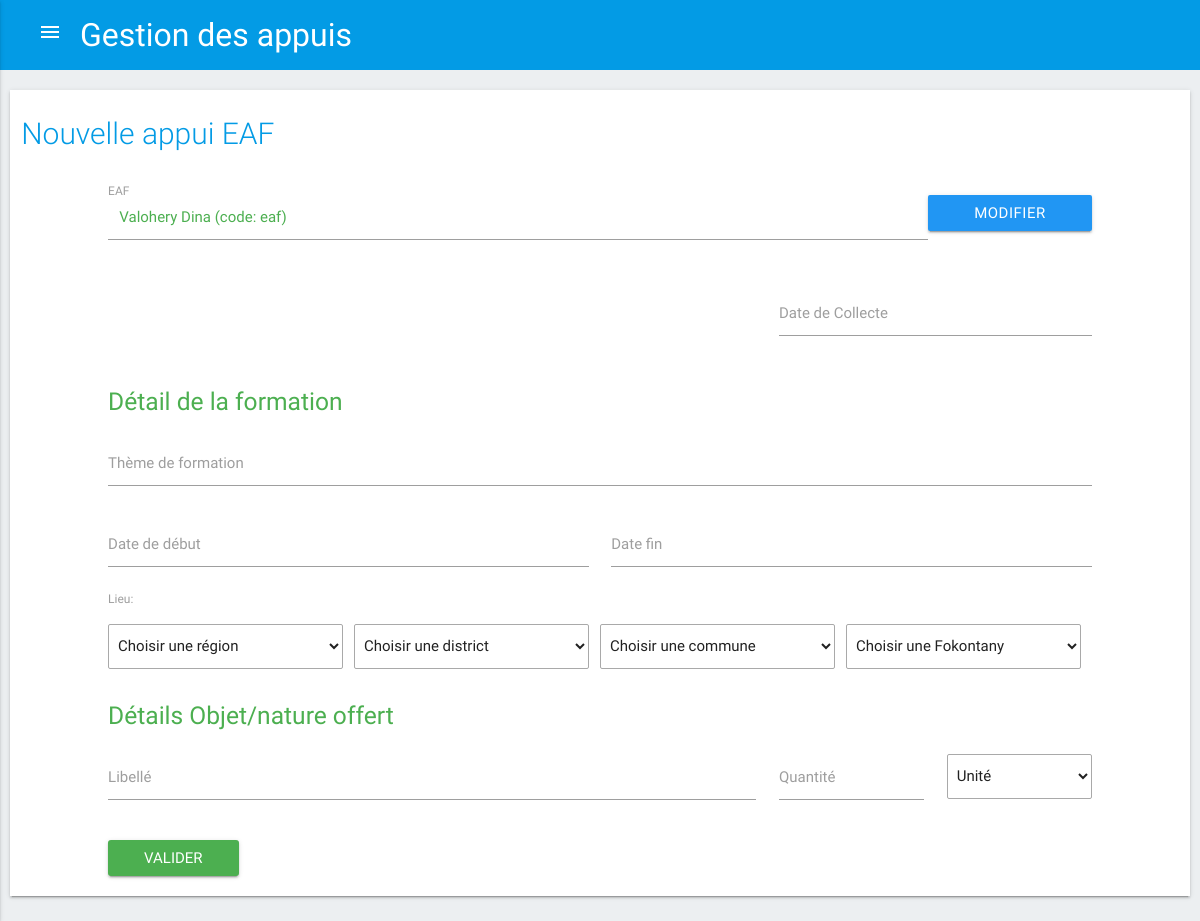
Page /c_appui/appui_eaf/1 on the earlier database version.
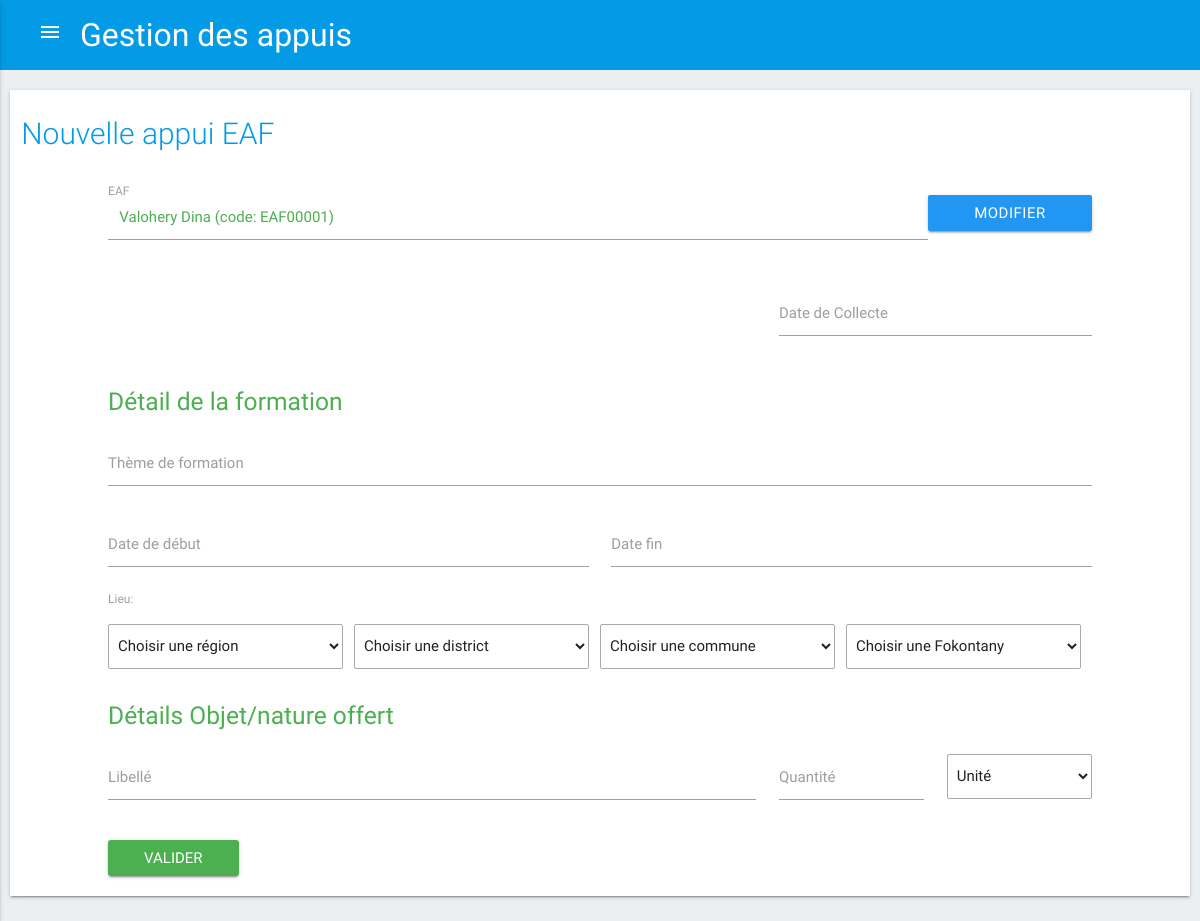
Same page on the later database version.
### tables this page shows
CREATE TABLE `menages` (
  `ID_MENAGE` int(11) NOT NULL,
  `ID_FOKONTANY` int(11) NOT NULL,
  `CODE_MENAGE` varchar(20) DEFAULT NULL,
  `NOM_MENAGE` varchar(50) DEFAULT NULL,
  `SURNOM` varchar(25) DEFAULT NULL,
  `SEXE` char(1) DEFAULT NULL,
  `TYPE` smallint(6) DEFAULT NULL,
  `IMF` tinyint(1) DEFAULT NULL
);

### application/views/templates.php (called while the page is built, shortened)
<?php
	$this->load->view("templates/header");
	$this->load->view($contents);

### application/controllers/C_appui.php (called while the page is built, shortened)
<?php
	class C_appui extends CI_Controller {
        public function appui_eaf($id=''){
            $this->load->model('M_zone_intervention');
            $this->load->model('M_op');
            $data['titre'] = 'Gestion des appuis';
            $data['regions'] = $this->M_zone_intervention->getRegion();
            if ($id == '') {
                $data['eafListe'] = $this->M_op->getMenages();
                $data['contents'] = 'new_appui_eaf';
                $this->load->view('templates', $data);
            }
            else{
                $data['contents'] = 'form_appui_eaf';
                $data['id'] = $id;
                $data['eaf'] = $this->M_op->getMenageById($id);
                $this->load->view('templates', $data);
            }
        }
	}

### index.php (called while the page is built, shortened)
<?php
require_once BASEPATH.'core/CodeIgniter.php';

### application/models/M_op.php (called while the page is built, shortened)
<?php
	class M_op extends CI_Model {
        public function getMenageById($id){
            $query = $this->db->query("SELECT * FROM menages WHERE ID_MENAGE=".$id);
            return $query->row() ;
        }
	}

### application/views/form_appui_eaf.php (the view, shortened to what the changed rows need)
<?php
    $parent = null;
?>
<main xmlns="http://www.w3.org/1999/html">
    <div class="container1">
        <div class="row z-depth-1">
            <div class="col s12">
                <h2 class="header" style="margin-bottom: 30px;">Nouvelle appui EAF</h2>
                <form method="post" action="<?php echo base_url(); ?>c_appui/ajout_appui_eaf" style="margin-bottom: 20px;" class="container">
                    <div class="row">
                        <div class="input-field inline col s12">
                            <input readonly value="<?php echo $eaf->NOM_MENAGE.' (code: '. $eaf->CODE_MENAGE.')'?>" id="label_op" type="text" class="green-text col s10">
                            <label class="active grey-text" for="label_op">EAF</label>
                            <?php if(!isset($parent)) { ?>
                            <a href="<?php echo base_url(); ?>c_appui/appui_eaf" class="waves-effect blue waves-light btn col s2">modifier</a>
                            <?php } else { ?>
                                <a href="<?php echo base_url(); ?>c_appui/appui_eaf" class="waves-effect blue waves-light btn col s2">modifier</a>
                            <?php } ?>
                        </div>
                    </div>
                </form>
            </div>
        </div>
    </div>
</main>

Differences in the rows shown:
changed menages: NOM_MENAGE+CODE_MENAGE "Valohery Dina (code: eaf)" → "Valohery Dina (code: EAF00001)"
